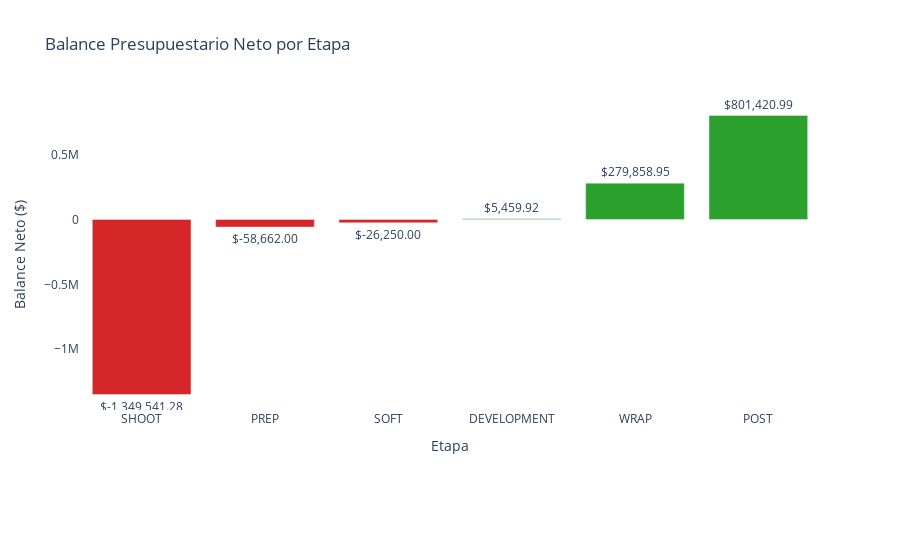

Notebook source saved alongside this figure:
### Code cell
# ==================== GRÁFICO DEL BALANCE NETO POR ETAPA ====================

# 1. Copiar DataFrame resumen y preparar datos
bal = resumen_balance.copy()

# 2. Convertir columna 'Balance Neto' a numérico si aún está en formato string con símbolos
if bal['Balance Neto'].dtype == object:
    bal['Balance Neto num'] = (
        bal['Balance Neto']
        .str.replace(r'[\$,]', '', regex=True)
        .astype(float)
    )
else:
    bal['Balance Neto num'] = bal['Balance Neto']

# 3. Resetear índice para convertir la etapa en columna explícita
bal_reset = bal.reset_index()
etapa_col = 'Etapa' if 'Etapa' in bal_reset.columns else bal_reset.columns[0]

# 4. Extraer valores para el gráfico
etapas   = bal_reset[etapa_col]
balances = bal_reset['Balance Neto num']

# 5. Definir colores: verde para ahorro neto, rojo para sobregasto neto
colores = ['#2CA02C' if v >= 0 else '#D62728' for v in balances]

# 6. Crear gráfico de barras verticales
fig = go.Figure(go.Bar(
    x=etapas,
    y=balances,
    marker_color=colores,
    text=[f"${v:,.2f}" for v in balances],
    textposition='outside',
    hovertemplate='<b>%{x}</b><br>Balance Neto: $%{y:,.2f}<extra></extra>'
))

# 7. Ajustes estéticos del gráfico
fig.update_layout(
    title='Balance Presupuestario Neto por Etapa',
    xaxis_title='Etapa',
    yaxis_title='Balance Neto ($)',
    plot_bgcolor='white',
    showlegend=False,
    uniformtext_minsize=8,
    uniformtext_mode='hide',
    margin=dict(b=150)
)

# 8. Mostrar gráfico
fig.show()

### Figure 1 — Plotly figure (JSON) as saved in the notebook; plotly's stock layout.template omitted (floating-point values rounded to 4 significant figures)
{"data": [{"hovertemplate": "<b>%{x}</b><br>Balance Neto: $%{y:,.2f}<extra></extra>", "marker": {"color": ["#D62728", "#D62728", "#D62728", "#2CA02C", "#2CA02C", "#2CA02C"]}, "text": ["$-1,349,541.28", "$-58,662.00", "$-26,250.00", "$5,459.92", "$279,858.95", "$801,420.99"], "textposition": "outside", "type": "bar", "x": ["SHOOT", "PREP", "SOFT", "DEVELOPMENT", "WRAP", "POST"], "y": [-1350000.0, -58660.0, -26250.0, 5460.0, 279900.0, 801400.0]}], "layout": {"margin": {"b": 150}, "plot_bgcolor": "white", "showlegend": false, "title": {"text": "Balance Presupuestario Neto por Etapa"}, "uniformtext": {"minsize": 8, "mode": "hide"}, "xaxis": {"title": {"text": "Etapa"}}, "yaxis": {"title": {"text": "Balance Neto ($)"}}}}
